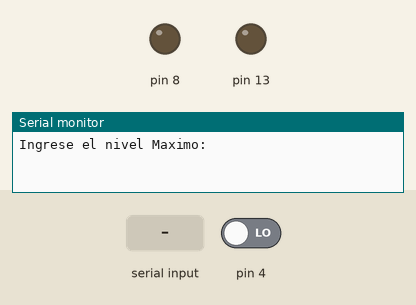
Recording of a sketch running on a simulated Arduino Uno, built with avr-gcc and run on an emulated ATmega328P. Parts: output pins drawn as LEDs (lit = HIGH), the last lines printed to the serial monitor. The test bench sets the inputs (shaded band); at power-on: pin 4 LOW.

Above: at 1.2 s.
1.3 s: "0\n" received over Serial
At 2.41 s:
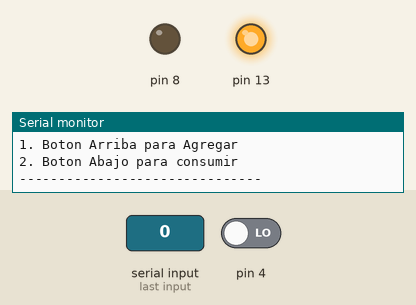
At 3.6 s:
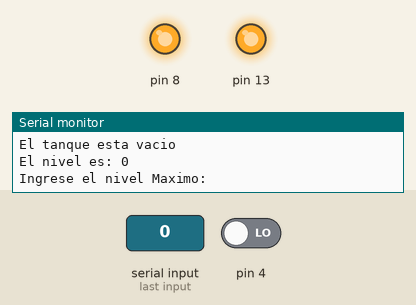
3.9 s: "90,45\n" received over Serial
At 4.7 s:
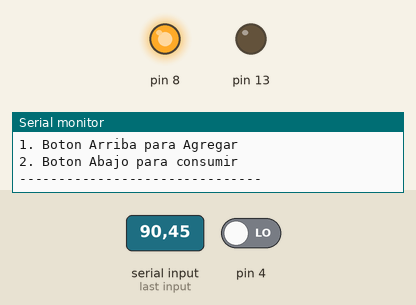
Timing chart, 0 to 6.9 s (numbered marks = the images above; inputs shaded):
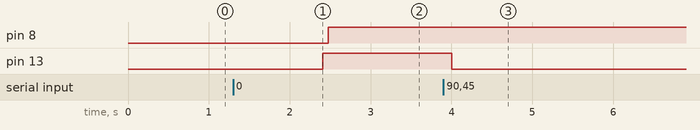

Measured:
- after the input at 1.3 s, pin 8: LOW → HIGH after 1.2 s; pin 13: LOW → HIGH after 1.1 s
- after the input at 3.9 s, pin 13: HIGH → LOW after 0.10 s

The sketch:

tarea_4_programacion_iii1.ino
```cpp
class Led{
public:
  Led(int _pin){
  	pin=_pin;
    pinMode(pin, OUTPUT);
  }
  //cambia el estado del Led de Encendido y apagado
  bool cambiarEstado(bool estado){
    if(estado){
    	digitalWrite(pin, HIGH);
      	delay(70);
    }else{
    	digitalWrite(pin,LOW);
      	delay(50);
    }
  }
private:
  int pin;
};
//clase de los pulsadores
class Boton{
	public:
  	  Boton(int _pin){
  		pin=_pin;
  	  }

  //Señal de encendido al precionar el boton
  bool PrecionarBoton(){
    if(digitalRead(pin)){
      return 1;
    }else{
      return 0;
    }


  }
  private:
  	int pin;
};

Led verde(13);
Led rojo(8);
Boton botonAgregar(4);
Boton botonConsumir(2);

//variables para ingreso de datos
String nivelMax = "Ingrese el nivel Maximo: ";
String nivelMin = "Ingrese el nivel Minimo: ";
int valorMax, valorMin;
int cont=0;


void Menu(){
 Serial.println("1.Ingresar Agua");
 Serial.println("2.Consumir Agua");
 Serial.println("3.Imprimir Nivel");
}


void setup()
{
  Serial.begin(9600);
}

void loop()
{
 Serial.println(nivelMax);
  while(Serial.available() == 0){

  }
  valorMax = Serial.parseInt();
  Serial.println(valorMax);

  Serial.println(nivelMin);
  while(Serial.available() == 0){

  }
  valorMin = Serial.parseInt();
  Serial.println(valorMin);

  Serial.println("-------------------------------");
  Serial.println("1. Boton Arriba para Agregar");
  Serial.println("2. Boton Abajo para consumir");
  Serial.println("-------------------------------");


  while(cont<valorMax){
  	  if(botonAgregar.PrecionarBoton()){
        	rojo.cambiarEstado(0);
     		Serial.println("Agregando Agua...");
        	cont ++;
    		Serial.println(cont);
     			delay(100);
      }else{
        	verde.cambiarEstado(0);
        }
      }//

    Serial.println("El tanque esta lleno");
  	Serial.print("El nivel es: ");
  	Serial.println(cont);
    verde.cambiarEstado(1);


        while(cont<=valorMax && cont > valorMin){
        	 if(botonConsumir.PrecionarBoton()){
                verde.cambiarEstado(0);
    			Serial.println("Consumiendo Agua...");
    		    cont --;
    		    Serial.println(cont);
     			delay(100);
  		}else{
            rojo.cambiarEstado(0);
  		 }
       }//
  		   	Serial.println("El tanque esta vacio");
  			Serial.print("El nivel es: ");
  			Serial.println(cont);
  		  	rojo.cambiarEstado(1);


}
```
